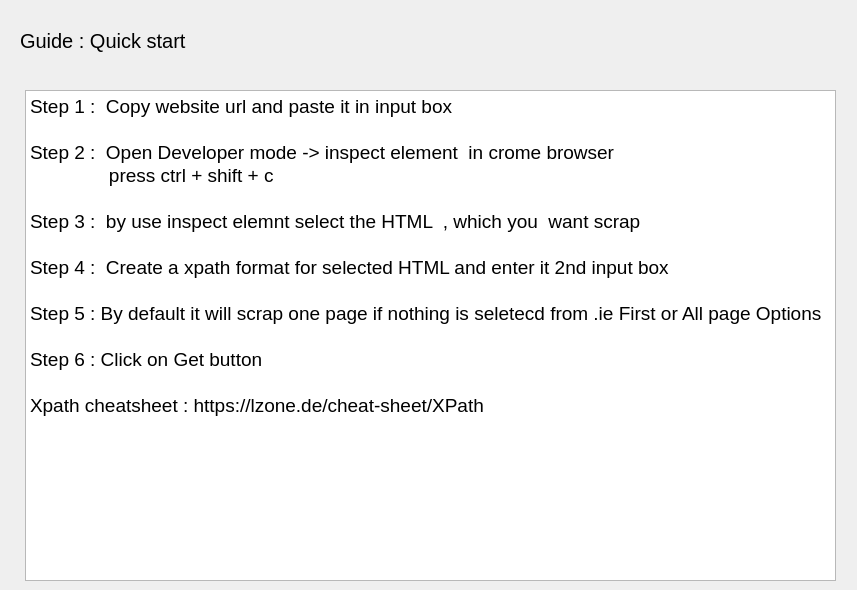
<?xml version="1.0" encoding="UTF-8"?>
<ui version="4.0">
 <class>Form</class>
 <widget class="QWidget" name="Form">
  <property name="geometry">
   <rect>
    <x>0</x>
    <y>0</y>
    <width>857</width>
    <height>590</height>
   </rect>
  </property>
  <property name="sizePolicy">
   <sizepolicy hsizetype="Fixed" vsizetype="Fixed">
    <horstretch>0</horstretch>
    <verstretch>0</verstretch>
   </sizepolicy>
  </property>
  <property name="windowTitle">
   <string>Web scrapping guide</string>
  </property>
  <widget class="QLabel" name="label">
   <property name="geometry">
    <rect>
     <x>20</x>
     <y>20</y>
     <width>191</width>
     <height>41</height>
    </rect>
   </property>
   <property name="font">
    <font>
     <pointsize>15</pointsize>
    </font>
   </property>
   <property name="text">
    <string>Guide : Quick start</string>
   </property>
  </widget>
  <widget class="QTextBrowser" name="textBrowser">
   <property name="enabled">
    <bool>true</bool>
   </property>
   <property name="geometry">
    <rect>
     <x>25</x>
     <y>90</y>
     <width>811</width>
     <height>491</height>
    </rect>
   </property>
   <property name="sizePolicy">
    <sizepolicy hsizetype="Preferred" vsizetype="Preferred">
     <horstretch>0</horstretch>
     <verstretch>0</verstretch>
    </sizepolicy>
   </property>
   <property name="html">
    <string>&lt;!DOCTYPE HTML PUBLIC &quot;-//W3C//DTD HTML 4.0//EN&quot; &quot;http://www.w3.org/TR/REC-html40/strict.dtd&quot;&gt;
&lt;html&gt;&lt;head&gt;&lt;meta name=&quot;qrichtext&quot; content=&quot;1&quot; /&gt;&lt;style type=&quot;text/css&quot;&gt;
p, li { white-space: pre-wrap; }
&lt;/style&gt;&lt;/head&gt;&lt;body style=&quot; font-family:'MS Shell Dlg 2'; font-size:8.25pt; font-weight:400; font-style:normal;&quot;&gt;
&lt;p align=&quot;justify&quot; style=&quot; margin-top:0px; margin-bottom:0px; margin-left:0px; margin-right:0px; -qt-block-indent:0; text-indent:0px;&quot;&gt;&lt;span style=&quot; font-size:14pt;&quot;&gt;Step 1 :  Copy website url and paste it in input box&lt;/span&gt;&lt;/p&gt;
&lt;p align=&quot;justify&quot; style=&quot;-qt-paragraph-type:empty; margin-top:0px; margin-bottom:0px; margin-left:0px; margin-right:0px; -qt-block-indent:0; text-indent:0px; font-size:14pt;&quot;&gt;&lt;br /&gt;&lt;/p&gt;
&lt;p align=&quot;justify&quot; style=&quot; margin-top:0px; margin-bottom:0px; margin-left:0px; margin-right:0px; -qt-block-indent:0; text-indent:0px;&quot;&gt;&lt;span style=&quot; font-size:14pt;&quot;&gt;Step 2 :  Open Developer mode -&amp;gt; inspect element  in crome browser &lt;/span&gt;&lt;/p&gt;
&lt;p align=&quot;justify&quot; style=&quot; margin-top:0px; margin-bottom:0px; margin-left:0px; margin-right:0px; -qt-block-indent:0; text-indent:0px;&quot;&gt;&lt;span style=&quot; font-size:14pt;&quot;&gt;               press ctrl + shift + c &lt;/span&gt;&lt;/p&gt;
&lt;p align=&quot;justify&quot; style=&quot;-qt-paragraph-type:empty; margin-top:0px; margin-bottom:0px; margin-left:0px; margin-right:0px; -qt-block-indent:0; text-indent:0px; font-size:14pt;&quot;&gt;&lt;br /&gt;&lt;/p&gt;
&lt;p style=&quot; margin-top:0px; margin-bottom:0px; margin-left:0px; margin-right:0px; -qt-block-indent:0; text-indent:0px;&quot;&gt;&lt;span style=&quot; font-size:14pt;&quot;&gt;Step 3 :  by use inspect elemnt select the HTML  , which you  want scrap &lt;/span&gt;&lt;/p&gt;
&lt;p style=&quot;-qt-paragraph-type:empty; margin-top:0px; margin-bottom:0px; margin-left:0px; margin-right:0px; -qt-block-indent:0; text-indent:0px; font-size:14pt;&quot;&gt;&lt;br /&gt;&lt;/p&gt;
&lt;p style=&quot; margin-top:0px; margin-bottom:0px; margin-left:0px; margin-right:0px; -qt-block-indent:0; text-indent:0px;&quot;&gt;&lt;span style=&quot; font-size:14pt;&quot;&gt;Step 4 :  Create a xpath format for selected HTML and enter it 2nd input box &lt;/span&gt;&lt;/p&gt;
&lt;p style=&quot;-qt-paragraph-type:empty; margin-top:0px; margin-bottom:0px; margin-left:0px; margin-right:0px; -qt-block-indent:0; text-indent:0px; font-size:14pt;&quot;&gt;&lt;br /&gt;&lt;/p&gt;
&lt;p style=&quot; margin-top:0px; margin-bottom:0px; margin-left:0px; margin-right:0px; -qt-block-indent:0; text-indent:0px;&quot;&gt;&lt;span style=&quot; font-size:14pt;&quot;&gt;Step 5 : By default it will scrap one page if nothing is seletecd from .ie First or All page Options&lt;/span&gt;&lt;/p&gt;
&lt;p style=&quot;-qt-paragraph-type:empty; margin-top:0px; margin-bottom:0px; margin-left:0px; margin-right:0px; -qt-block-indent:0; text-indent:0px; font-size:14pt;&quot;&gt;&lt;br /&gt;&lt;/p&gt;
&lt;p style=&quot; margin-top:0px; margin-bottom:0px; margin-left:0px; margin-right:0px; -qt-block-indent:0; text-indent:0px;&quot;&gt;&lt;span style=&quot; font-size:14pt;&quot;&gt;Step 6 : Click on Get button&lt;/span&gt;&lt;/p&gt;
&lt;p style=&quot;-qt-paragraph-type:empty; margin-top:0px; margin-bottom:0px; margin-left:0px; margin-right:0px; -qt-block-indent:0; text-indent:0px; font-size:14pt;&quot;&gt;&lt;br /&gt;&lt;/p&gt;
&lt;p style=&quot; margin-top:0px; margin-bottom:0px; margin-left:0px; margin-right:0px; -qt-block-indent:0; text-indent:0px;&quot;&gt;&lt;span style=&quot; font-size:14pt;&quot;&gt;Xpath cheatsheet : https://lzone.de/cheat-sheet/XPath&lt;/span&gt;&lt;/p&gt;&lt;/body&gt;&lt;/html&gt;</string>
   </property>
  </widget>
 </widget>
 <resources/>
 <connections/>
</ui>
